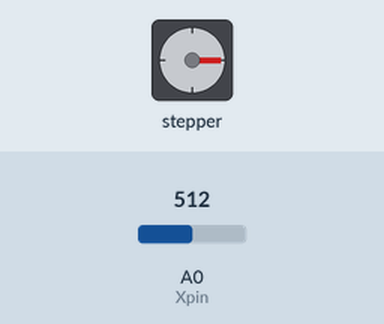
Recording of a sketch running on a simulated Arduino Uno, built with avr-gcc and run on an emulated ATmega328P. Parts: stepper motor. Wiring (inferred from the names in the program): stepper motor driver (200 steps per turn assumed): step pin 3; direction pin 4. The test bench sets the inputs (shaded band); at power-on: A0 (Xpin) = 512. What the sketch prints to the serial monitor is not drawn.

Above: at 1.2 s.
1.3 s: A0 (Xpin) set to 494
2.8 s: A0 (Xpin) set to 511
At 2.95 s:
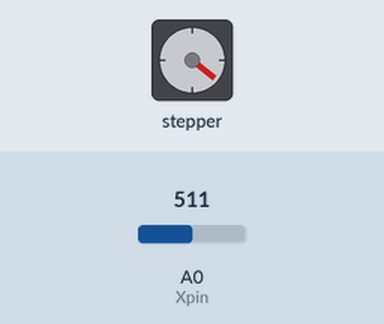
At 3.56 s:
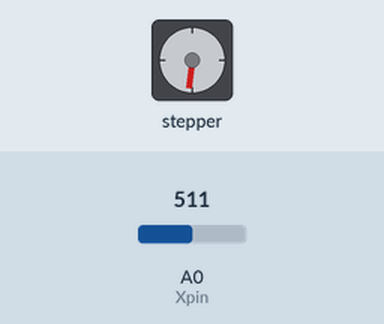
5.8 s: A0 (Xpin) set to 306
At 5.99 s:
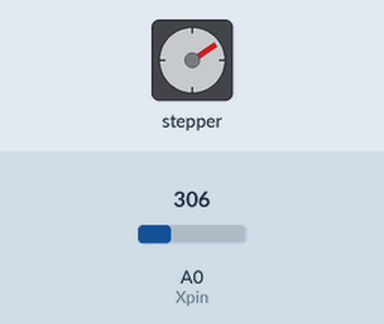
8.8 s: A0 (Xpin) set to 716
Timing chart, 0 to 15.8 s (numbered marks = the images above; inputs shaded):
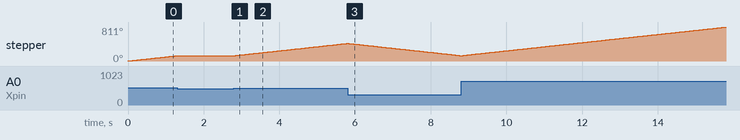

The sketch:

joystick_atope_mio.ino
```cpp
const int stepPin = 3;
const int dirPin = 4;
int Xpin = A0;
int joy = 0;
int var = 0;
void setup() {
Serial.begin(115200);
 pinMode(stepPin,OUTPUT);
  pinMode(dirPin,OUTPUT);
pinMode(Xpin, INPUT);

// digitalWrite(dirPin, HIGH);
}

void loop() {

joy = analogRead(Xpin);
var = map(joy, 0, 1023, 0, 200);

joy = analogRead(Xpin);
Serial.print(var);


if (var > 97) {
  digitalWrite(dirPin, HIGH);

  digitalWrite(stepPin, HIGH);
  delay(4);
  digitalWrite(stepPin, LOW);
  delay(4);

  }
  delay(10);
  if (var < 96) {
  digitalWrite(dirPin, LOW);

  digitalWrite(stepPin, HIGH);
  delay(4);
  digitalWrite(stepPin, LOW);
  delay(4);

  }
}
```

Measured:
- after the input at 1.3 s, stepper: stops changing and stays 127°
- after the input at 2.8 s, stepper: keeps turning clockwise at about 99°/s, starting at once
- by itself, stepper: keeps turning clockwise at about 98°/s
